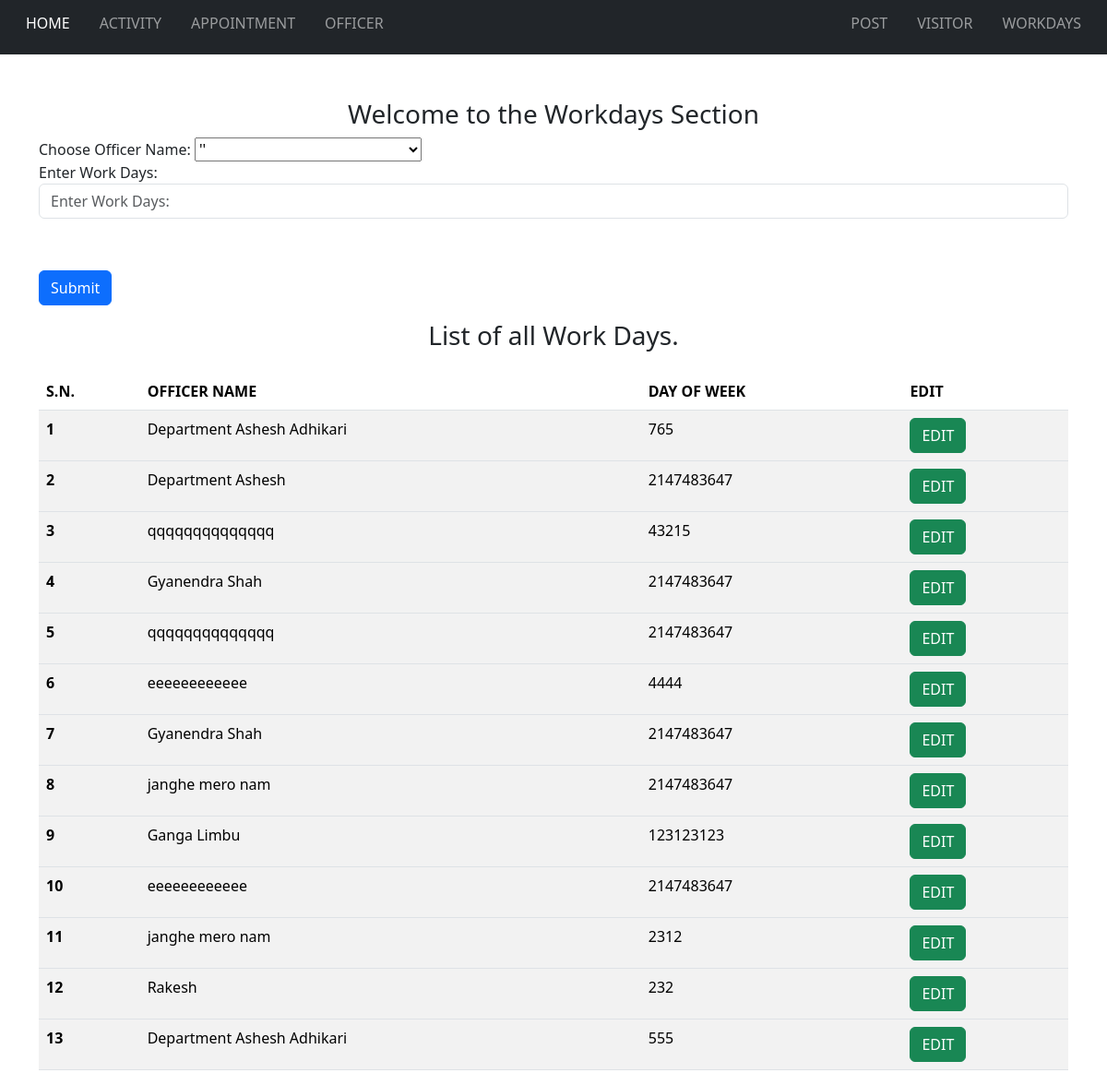
The page /workdays.php on the database its author committed.
### workdays.php (the view, shortened to what this page needs)
<?php
@include "_header.php";
?>
<div class="container">
    <h3 class="text-center mt-5">Welcome to the Workdays Section</h3>
</div>
<div class="container">
    <div class="row">
        <div class="col">
            <?php
            if (isset($_GET["workdays_edit"])) {
                include_once 'edit/edit-workdays.php';
            } else {
                $sql_dropdown = "SELECT `officer-id`, `officer-name` FROM `table-officer`";
                $result_dropdown = mysqli_query($con, $sql_dropdown);
            ?>
                <form method="post">
                    <label for="officer-id">Choose Officer Name:</label>
                    <select name="officer_id" id="officer-id">
                        <?php
                        if (mysqli_num_rows($result_dropdown) > 0) {
                            while ($row = mysqli_fetch_array($result_dropdown)) {
                                echo "<option value='{$row['officer-id']}'> '{$row['officer-name']}'</option>";
                            }
                        }
                        ?>
                    </select>
                    <div class="form-group">
                        <label>Enter Work Days: </label>
                        <input type="number" class="form-control mb-2" id="workdays-dayofweek" name="workdays_dayofweek" placeholder="Enter Work Days: ">
                    </div>
                    <br>
                    <br>
                    <button type="submit" name="workdays-insert_btn" class="btn btn-primary">Submit</button>
                </form>
            <?php
            }
            ?>
        </div>
    </div>
</div>
<div class="container">
    <h3 class="text-center mt-3 mb-4">List of all Work Days.</h3>
    <div class="row">
        <div class="col">
            <table class="table table-striped">
                <thead>
                    <tr>
                        <th scope="col">S.N.</th>
                        <th scope="col">OFFICER NAME</th>
                        <th scope="col">DAY OF WEEK</th>
                        <th scope="col">EDIT</th>
                    </tr>
                </thead>
                <?php
                include_once 'fetch/fetch-workdays.php';
                ?>
            </table>
        </div>
    </div>
</div>
<?php
@include "_footer.php"
?>

### fetch/fetch-workdays.php (shortened to what this page needs)
<?php
$sql_post = "select `workdays-id`,`workdays-officerid`,`workdays-dayofweek`,`officer-name` from `table-workdays` JOIN `table-officer` ON `table-officer`.`officer-id`=`table-workdays`.`workdays-officerid` order by `workdays-id` desc;";
$result_post = mysqli_query($con, $sql_post);
$post_counter = 0;
if (mysqli_num_rows($result_post) > 0) {
    while ($row = mysqli_fetch_array($result_post)) {
 ?>
        <tbody>
            <tr>
                <th scope="row"><?php echo ++$post_counter ?></th>
                <td><?php echo $row["officer-name"]; ?></td>
                <td><?php echo $row["workdays-dayofweek"]; ?></td>
                <td><a href="workdays.php?workdays_edit=1&workdays_id=<?php echo $row["workdays-id"];?>" class="btn btn-success" name = "workdays_edit_button">EDIT</td>
            </tr>
        </tbody>
<?php
    }
} else {
    echo "This list is empty";
}
?>

### rows shown on the page
table-workdays: value "Department Ashesh Adhikari", value "765"
table-workdays: value "Department Ashesh", value "2147483647"
table-workdays: value "qqqqqqqqqqqqqq", value "43215"
table-workdays: value "Gyanendra Shah", value "2147483647"
table-workdays: value "qqqqqqqqqqqqqq", value "2147483647"
table-workdays: value "eeeeeeeeeeee", value "4444"
table-workdays: value "Gyanendra Shah", value "2147483647"
table-workdays: value "janghe mero nam", value "2147483647"
table-workdays: value "Ganga Limbu", value "123123123"
table-workdays: value "eeeeeeeeeeee", value "2147483647"
table-workdays: value "janghe mero nam", value "2312"
table-workdays: value "Rakesh", value "232"
table-workdays: value "Department Ashesh Adhikari", value "555"
